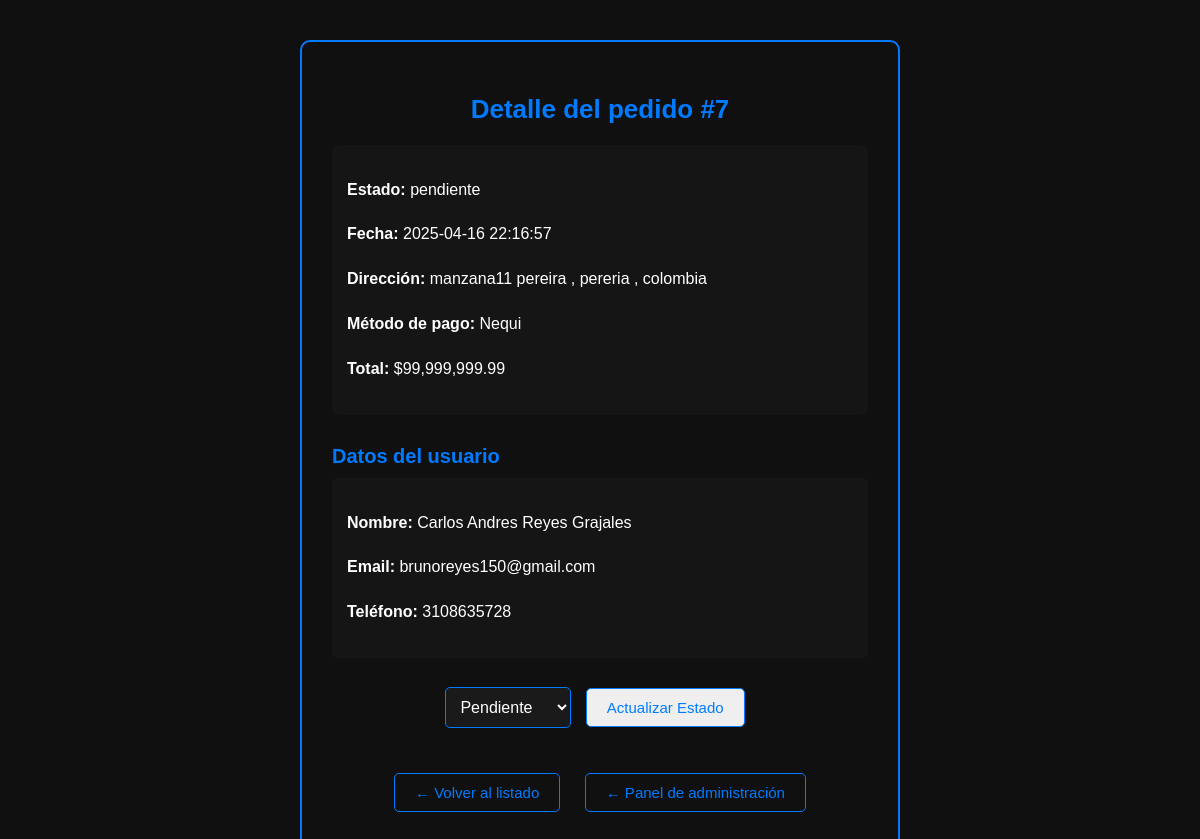
Page /admin/detalle-pedido.php?id=7 on the committed database.
### tables this page shows
CREATE TABLE `pedidos` (
  `id` int(255) NOT NULL,
  `usuario_id` int(255) NOT NULL,
  `pais` varchar(100) DEFAULT NULL,
  `localidad` varchar(100) NOT NULL,
  `direccion` varchar(255) NOT NULL,
  `coste` float(200,2) NOT NULL,
  `estado` varchar(20) NOT NULL,
  `fecha` date DEFAULT NULL,
  `hora` time DEFAULT NULL,
  `metodo_pago` varchar(255) NOT NULL,
  `total` decimal(10,2) NOT NULL
);

CREATE TABLE `usuarios` (
  `id` int(255) NOT NULL,
  `nombre` varchar(100) NOT NULL,
  `email` varchar(255) NOT NULL,
  `password` varchar(255) NOT NULL,
  `rol` varchar(20) DEFAULT NULL,
  `imagen` varchar(255) DEFAULT NULL,
  `telefono` varchar(20) DEFAULT NULL,
  `reset_token` varchar(255) DEFAULT NULL,
  `token_expira` datetime DEFAULT NULL
);

### admin/detalle-pedido.php (the view, shortened to what this page needs)
<?php
require_once '../conexion.php';
$id = intval($_GET['id']);
$sql = "SELECT pedidos.*, usuarios.nombre, usuarios.email, usuarios.telefono
        FROM pedidos
        INNER JOIN usuarios ON pedidos.usuario_id = usuarios.id
        WHERE pedidos.id = $id
        LIMIT 1";
$resultado = $conexion->query($sql);
$pedido = $resultado->fetch_assoc();
?>
<!DOCTYPE html>
<html lang="es">
<head>
    <link rel="stylesheet" href="../css/pedidos.css">
</head>
<body>
    <section class="ver-pedido">
        <h2 class="ver-pedido__titulo">Detalle del pedido #<?= $pedido['id'] ?></h2>
        <div class="ver-pedido__info">
            <p><strong>Estado:</strong> <?= htmlspecialchars($pedido['estado']) ?></p>
            <p><strong>Fecha:</strong> <?= htmlspecialchars($pedido['fecha']) ?> <?= htmlspecialchars($pedido['hora']) ?></p>
            <p><strong>Dirección:</strong> <?= htmlspecialchars($pedido['direccion']) ?>, <?= htmlspecialchars($pedido['localidad']) ?>, <?= htmlspecialchars($pedido['pais']) ?></p>
            <p><strong>Método de pago:</strong> <?= htmlspecialchars($pedido['metodo_pago']) ?></p>
            <p><strong>Total:</strong> $<?= number_format($pedido['total'], 2) ?></p>
        </div>
        <h3 class="ver-pedido__subtitulo">Datos del usuario</h3>
        <div class="ver-pedido__info">
            <p><strong>Nombre:</strong> <?= htmlspecialchars($pedido['nombre']) ?></p>
            <p><strong>Email:</strong> <?= htmlspecialchars($pedido['email']) ?></p>
            <p><strong>Teléfono:</strong> <?= htmlspecialchars($pedido['telefono']) ?></p>
        </div>
        <div class="ver-pedido__acciones">
            <form action="actualizar-estado.php" method="POST">
                <select name="nuevo_estado" class="ver-pedido__select">
                    <option value="pendiente" <?= $pedido['estado'] === 'pendiente' ? 'selected' : '' ?>>Pendiente</option>
                </select>
                <button type="submit" class="btn-link">Actualizar Estado</button>
            </form>
        </div>
        <div class="ver-pedido__acciones">
            <a href="lista-pedidos.php" class="btn-link">← Volver al listado</a>
            <a href="admin-index.php" class="btn-link">← Panel de administración</a>
        </div>
    </section>
</body>
</html>

### css/pedidos.css (style rules this page uses)
:root { --color-primary: #007bff; --color-secondary: #101010; --color-text: #ffffff; }
html { box-sizing: border-box; font-size: 62.5%; }
*, *::before, *::after { box-sizing: inherit; }
body { margin: 0; font-family: 'Poppins', sans-serif; font-size: 1.6rem; background-color: var(--color-secondary); color: var(--color-text); display: flex; justify-content: center; padding: 4rem 2rem; min-height: 100vh; }
.btn-link { display: inline-block; margin: 1rem; color: var(--color-primary); text-decoration: none; padding: 1rem 2rem; border: 0.1rem solid var(--color-primary); border-radius: 0.5rem; transition: background-color 0.3s ease, color 0.3s ease; font-size: 1.5rem; }
.ver-pedido { max-width: 60rem; width: 100%; background-color: var(--color-card); border: 0.2rem solid var(--color-primary); border-radius: 1rem; padding: 3rem; }
.ver-pedido__titulo { font-size: 2.6rem; margin-bottom: 2rem; color: var(--color-primary); text-align: center; }
.ver-pedido__subtitulo { font-size: 2rem; margin-top: 3rem; margin-bottom: 1rem; color: var(--color-primary); }
.ver-pedido__info { margin-bottom: 2rem; background-color: rgba(255, 255, 255, 0.02); padding: 1.5rem; border-radius: 0.5rem; line-height: 1.8; }
.ver-pedido__acciones { text-align: center; margin-top: 2rem; }
.ver-pedido__select { padding: 1rem; font-size: 1.6rem; border: 0.1rem solid var(--color-primary); border-radius: 0.5rem; margin-bottom: 1.5rem; background-color: #1a1a1a; color: var(--color-text); }

### rows in the picture
pedidos: id "7", estado "pendiente", fecha "2025-04-16", hora "22:16:57", direccion "manzana11 pereira", localidad "pereria", pais "colombia", metodo_pago "Nequi", total "99,999,999.99", usuario.nombre "Carlos Andres Reyes Grajales", usuario.email "brunoreyes150@gmail.com", usuario.telefono "3108635728", nuevo_estado "Pendiente"
